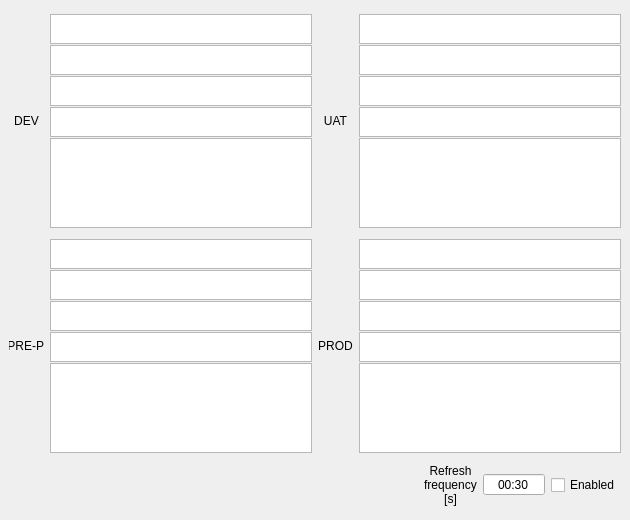
<?xml version="1.0" encoding="UTF-8"?>
<ui version="4.0">
 <class>MainWindow</class>
 <widget class="QMainWindow" name="MainWindow">
  <property name="geometry">
   <rect>
    <x>0</x>
    <y>0</y>
    <width>630</width>
    <height>520</height>
   </rect>
  </property>
  <property name="sizePolicy">
   <sizepolicy hsizetype="Fixed" vsizetype="Fixed">
    <horstretch>0</horstretch>
    <verstretch>0</verstretch>
   </sizepolicy>
  </property>
  <property name="minimumSize">
   <size>
    <width>630</width>
    <height>520</height>
   </size>
  </property>
  <property name="maximumSize">
   <size>
    <width>630</width>
    <height>520</height>
   </size>
  </property>
  <property name="windowTitle">
   <string>Pipeline statuses</string>
  </property>
  <property name="windowIcon">
   <iconset>
    <normaloff>logo.png</normaloff>logo.png</iconset>
  </property>
  <widget class="QWidget" name="gridLayoutWidget">
   <layout class="QGridLayout" name="gridLayout">
    <item row="1" column="0">
     <layout class="QHBoxLayout" name="horizontalLayout_7">
      <property name="sizeConstraint">
       <enum>QLayout::SetFixedSize</enum>
      </property>
      <item>
       <widget class="QLabel" name="label_3">
        <property name="sizePolicy">
         <sizepolicy hsizetype="Fixed" vsizetype="Fixed">
          <horstretch>0</horstretch>
          <verstretch>0</verstretch>
         </sizepolicy>
        </property>
        <property name="minimumSize">
         <size>
          <width>35</width>
          <height>0</height>
         </size>
        </property>
        <property name="maximumSize">
         <size>
          <width>35</width>
          <height>16777215</height>
         </size>
        </property>
        <property name="text">
         <string>PRE-P</string>
        </property>
        <property name="alignment">
         <set>Qt::AlignRight|Qt::AlignTrailing|Qt::AlignVCenter</set>
        </property>
       </widget>
      </item>
      <item>
       <layout class="QVBoxLayout" name="verticalLayout_6">
        <property name="spacing">
         <number>1</number>
        </property>
        <property name="sizeConstraint">
         <enum>QLayout::SetDefaultConstraint</enum>
        </property>
        <item>
         <widget class="QTextBrowser" name="pprodTimestamp">
          <property name="enabled">
           <bool>true</bool>
          </property>
          <property name="sizePolicy">
           <sizepolicy hsizetype="Expanding" vsizetype="Fixed">
            <horstretch>0</horstretch>
            <verstretch>0</verstretch>
           </sizepolicy>
          </property>
          <property name="maximumSize">
           <size>
            <width>16777215</width>
            <height>30</height>
           </size>
          </property>
         </widget>
        </item>
        <item>
         <widget class="QTextBrowser" name="pprodSourceBranch">
          <property name="sizePolicy">
           <sizepolicy hsizetype="Expanding" vsizetype="Fixed">
            <horstretch>0</horstretch>
            <verstretch>0</verstretch>
           </sizepolicy>
          </property>
          <property name="maximumSize">
           <size>
            <width>16777215</width>
            <height>30</height>
           </size>
          </property>
         </widget>
        </item>
        <item>
         <widget class="QTextBrowser" name="pprodAuthor">
          <property name="sizePolicy">
           <sizepolicy hsizetype="Expanding" vsizetype="Fixed">
            <horstretch>0</horstretch>
            <verstretch>0</verstretch>
           </sizepolicy>
          </property>
          <property name="maximumSize">
           <size>
            <width>16777215</width>
            <height>30</height>
           </size>
          </property>
         </widget>
        </item>
        <item>
         <widget class="QTextBrowser" name="pprodJenkinsNumber">
          <property name="sizePolicy">
           <sizepolicy hsizetype="Expanding" vsizetype="Fixed">
            <horstretch>0</horstretch>
            <verstretch>0</verstretch>
           </sizepolicy>
          </property>
          <property name="maximumSize">
           <size>
            <width>16777215</width>
            <height>30</height>
           </size>
          </property>
         </widget>
        </item>
        <item>
         <widget class="QTextBrowser" name="pprodCommitMessage">
          <property name="sizePolicy">
           <sizepolicy hsizetype="Expanding" vsizetype="Fixed">
            <horstretch>0</horstretch>
            <verstretch>0</verstretch>
           </sizepolicy>
          </property>
          <property name="minimumSize">
           <size>
            <width>0</width>
            <height>90</height>
           </size>
          </property>
          <property name="maximumSize">
           <size>
            <width>16777215</width>
            <height>90</height>
           </size>
          </property>
         </widget>
        </item>
       </layout>
      </item>
     </layout>
    </item>
    <item row="1" column="1">
     <layout class="QHBoxLayout" name="horizontalLayout_8">
      <property name="sizeConstraint">
       <enum>QLayout::SetFixedSize</enum>
      </property>
      <item>
       <widget class="QLabel" name="label_4">
        <property name="sizePolicy">
         <sizepolicy hsizetype="Fixed" vsizetype="Fixed">
          <horstretch>0</horstretch>
          <verstretch>0</verstretch>
         </sizepolicy>
        </property>
        <property name="minimumSize">
         <size>
          <width>35</width>
          <height>0</height>
         </size>
        </property>
        <property name="text">
         <string>PROD</string>
        </property>
        <property name="alignment">
         <set>Qt::AlignCenter</set>
        </property>
       </widget>
      </item>
      <item>
       <layout class="QVBoxLayout" name="verticalLayout_7">
        <property name="spacing">
         <number>1</number>
        </property>
        <property name="sizeConstraint">
         <enum>QLayout::SetDefaultConstraint</enum>
        </property>
        <item>
         <widget class="QTextBrowser" name="prodTimestamp">
          <property name="enabled">
           <bool>true</bool>
          </property>
          <property name="sizePolicy">
           <sizepolicy hsizetype="Expanding" vsizetype="Fixed">
            <horstretch>0</horstretch>
            <verstretch>0</verstretch>
           </sizepolicy>
          </property>
          <property name="maximumSize">
           <size>
            <width>16777215</width>
            <height>30</height>
           </size>
          </property>
         </widget>
        </item>
        <item>
         <widget class="QTextBrowser" name="prodSourceBranch">
          <property name="sizePolicy">
           <sizepolicy hsizetype="Expanding" vsizetype="Fixed">
            <horstretch>0</horstretch>
            <verstretch>0</verstretch>
           </sizepolicy>
          </property>
          <property name="maximumSize">
           <size>
            <width>16777215</width>
            <height>30</height>
           </size>
          </property>
         </widget>
        </item>
        <item>
         <widget class="QTextBrowser" name="prodAuthor">
          <property name="sizePolicy">
           <sizepolicy hsizetype="Expanding" vsizetype="Fixed">
            <horstretch>0</horstretch>
            <verstretch>0</verstretch>
           </sizepolicy>
          </property>
          <property name="maximumSize">
           <size>
            <width>16777215</width>
            <height>30</height>
           </size>
          </property>
         </widget>
        </item>
        <item>
         <widget class="QTextBrowser" name="prodJenkinsNumber">
          <property name="sizePolicy">
           <sizepolicy hsizetype="Expanding" vsizetype="Fixed">
            <horstretch>0</horstretch>
            <verstretch>0</verstretch>
           </sizepolicy>
          </property>
          <property name="maximumSize">
           <size>
            <width>16777215</width>
            <height>30</height>
           </size>
          </property>
         </widget>
        </item>
        <item>
         <widget class="QTextBrowser" name="prodCommitMessage">
          <property name="sizePolicy">
           <sizepolicy hsizetype="Expanding" vsizetype="Fixed">
            <horstretch>0</horstretch>
            <verstretch>0</verstretch>
           </sizepolicy>
          </property>
          <property name="minimumSize">
           <size>
            <width>0</width>
            <height>90</height>
           </size>
          </property>
          <property name="maximumSize">
           <size>
            <width>16777215</width>
            <height>90</height>
           </size>
          </property>
         </widget>
        </item>
       </layout>
      </item>
     </layout>
    </item>
    <item row="0" column="1">
     <layout class="QHBoxLayout" name="horizontalLayout_6">
      <property name="sizeConstraint">
       <enum>QLayout::SetFixedSize</enum>
      </property>
      <item>
       <widget class="QLabel" name="label_2">
        <property name="sizePolicy">
         <sizepolicy hsizetype="Fixed" vsizetype="Fixed">
          <horstretch>0</horstretch>
          <verstretch>0</verstretch>
         </sizepolicy>
        </property>
        <property name="minimumSize">
         <size>
          <width>35</width>
          <height>0</height>
         </size>
        </property>
        <property name="text">
         <string>UAT</string>
        </property>
        <property name="alignment">
         <set>Qt::AlignCenter</set>
        </property>
       </widget>
      </item>
      <item>
       <layout class="QVBoxLayout" name="verticalLayout_5">
        <property name="spacing">
         <number>1</number>
        </property>
        <property name="sizeConstraint">
         <enum>QLayout::SetDefaultConstraint</enum>
        </property>
        <item>
         <widget class="QTextBrowser" name="uatTimestamp">
          <property name="enabled">
           <bool>true</bool>
          </property>
          <property name="sizePolicy">
           <sizepolicy hsizetype="Expanding" vsizetype="Fixed">
            <horstretch>0</horstretch>
            <verstretch>0</verstretch>
           </sizepolicy>
          </property>
          <property name="maximumSize">
           <size>
            <width>16777215</width>
            <height>30</height>
           </size>
          </property>
         </widget>
        </item>
        <item>
         <widget class="QTextBrowser" name="uatSourceBranch">
          <property name="sizePolicy">
           <sizepolicy hsizetype="Expanding" vsizetype="Fixed">
            <horstretch>0</horstretch>
            <verstretch>0</verstretch>
           </sizepolicy>
          </property>
          <property name="maximumSize">
           <size>
            <width>16777215</width>
            <height>30</height>
           </size>
          </property>
         </widget>
        </item>
        <item>
         <widget class="QTextBrowser" name="uatAuthor">
          <property name="sizePolicy">
           <sizepolicy hsizetype="Expanding" vsizetype="Fixed">
            <horstretch>0</horstretch>
            <verstretch>0</verstretch>
           </sizepolicy>
          </property>
          <property name="maximumSize">
           <size>
            <width>16777215</width>
            <height>30</height>
           </size>
          </property>
         </widget>
        </item>
        <item>
         <widget class="QTextBrowser" name="uatJenkinsNumber">
          <property name="sizePolicy">
           <sizepolicy hsizetype="Expanding" vsizetype="Fixed">
            <horstretch>0</horstretch>
            <verstretch>0</verstretch>
           </sizepolicy>
          </property>
          <property name="maximumSize">
           <size>
            <width>16777215</width>
            <height>30</height>
           </size>
          </property>
         </widget>
        </item>
        <item>
         <widget class="QTextBrowser" name="uatCommitMessage">
          <property name="sizePolicy">
           <sizepolicy hsizetype="Expanding" vsizetype="Fixed">
            <horstretch>0</horstretch>
            <verstretch>0</verstretch>
           </sizepolicy>
          </property>
          <property name="minimumSize">
           <size>
            <width>0</width>
            <height>90</height>
           </size>
          </property>
          <property name="maximumSize">
           <size>
            <width>16777215</width>
            <height>90</height>
           </size>
          </property>
         </widget>
        </item>
       </layout>
      </item>
     </layout>
    </item>
    <item row="0" column="0">
     <layout class="QHBoxLayout" name="horizontalLayout_5">
      <property name="sizeConstraint">
       <enum>QLayout::SetFixedSize</enum>
      </property>
      <item>
       <widget class="QLabel" name="label">
        <property name="sizePolicy">
         <sizepolicy hsizetype="Fixed" vsizetype="Fixed">
          <horstretch>0</horstretch>
          <verstretch>0</verstretch>
         </sizepolicy>
        </property>
        <property name="minimumSize">
         <size>
          <width>35</width>
          <height>0</height>
         </size>
        </property>
        <property name="text">
         <string>DEV</string>
        </property>
        <property name="alignment">
         <set>Qt::AlignCenter</set>
        </property>
       </widget>
      </item>
      <item>
       <layout class="QVBoxLayout" name="verticalLayout_4">
        <property name="spacing">
         <number>1</number>
        </property>
        <property name="sizeConstraint">
         <enum>QLayout::SetDefaultConstraint</enum>
        </property>
        <item>
         <widget class="QTextBrowser" name="devTimestamp">
          <property name="enabled">
           <bool>true</bool>
          </property>
          <property name="sizePolicy">
           <sizepolicy hsizetype="Expanding" vsizetype="Fixed">
            <horstretch>0</horstretch>
            <verstretch>0</verstretch>
           </sizepolicy>
          </property>
          <property name="maximumSize">
           <size>
            <width>16777215</width>
            <height>30</height>
           </size>
          </property>
         </widget>
        </item>
        <item>
         <widget class="QTextBrowser" name="devSourceBranch">
          <property name="sizePolicy">
           <sizepolicy hsizetype="Expanding" vsizetype="Fixed">
            <horstretch>0</horstretch>
            <verstretch>0</verstretch>
           </sizepolicy>
          </property>
          <property name="maximumSize">
           <size>
            <width>16777215</width>
            <height>30</height>
           </size>
          </property>
         </widget>
        </item>
        <item>
         <widget class="QTextBrowser" name="devAuthor">
          <property name="sizePolicy">
           <sizepolicy hsizetype="Expanding" vsizetype="Fixed">
            <horstretch>0</horstretch>
            <verstretch>0</verstretch>
           </sizepolicy>
          </property>
          <property name="maximumSize">
           <size>
            <width>16777215</width>
            <height>30</height>
           </size>
          </property>
         </widget>
        </item>
        <item>
         <widget class="QTextBrowser" name="devJenkinsNumber">
          <property name="sizePolicy">
           <sizepolicy hsizetype="Expanding" vsizetype="Fixed">
            <horstretch>0</horstretch>
            <verstretch>0</verstretch>
           </sizepolicy>
          </property>
          <property name="maximumSize">
           <size>
            <width>16777215</width>
            <height>30</height>
           </size>
          </property>
         </widget>
        </item>
        <item>
         <widget class="QTextBrowser" name="devCommitMessage">
          <property name="sizePolicy">
           <sizepolicy hsizetype="Expanding" vsizetype="Fixed">
            <horstretch>0</horstretch>
            <verstretch>0</verstretch>
           </sizepolicy>
          </property>
          <property name="minimumSize">
           <size>
            <width>0</width>
            <height>90</height>
           </size>
          </property>
          <property name="maximumSize">
           <size>
            <width>16777215</width>
            <height>90</height>
           </size>
          </property>
         </widget>
        </item>
       </layout>
      </item>
     </layout>
    </item>
    <item row="2" column="1">
     <layout class="QHBoxLayout" name="horizontalLayout_11">
      <item>
       <spacer name="horizontalSpacer">
        <property name="orientation">
         <enum>Qt::Horizontal</enum>
        </property>
        <property name="sizeHint" stdset="0">
         <size>
          <width>40</width>
          <height>20</height>
         </size>
        </property>
       </spacer>
      </item>
      <item>
       <widget class="QLabel" name="label_8">
        <property name="frameShape">
         <enum>QFrame::NoFrame</enum>
        </property>
        <property name="text">
         <string>&lt;html&gt;&lt;head/&gt;&lt;body&gt;&lt;p align=&quot;center&quot;&gt;Refresh&lt;br/&gt;frequency&lt;br/&gt;[s]&lt;/p&gt;&lt;/body&gt;&lt;/html&gt;</string>
        </property>
       </widget>
      </item>
      <item>
       <layout class="QVBoxLayout" name="verticalLayout_3">
        <property name="spacing">
         <number>0</number>
        </property>
        <item>
         <widget class="QTimeEdit" name="updateFreq">
          <property name="sizePolicy">
           <sizepolicy hsizetype="Fixed" vsizetype="Fixed">
            <horstretch>0</horstretch>
            <verstretch>0</verstretch>
           </sizepolicy>
          </property>
          <property name="minimumSize">
           <size>
            <width>62</width>
            <height>23</height>
           </size>
          </property>
          <property name="maximumSize">
           <size>
            <width>62</width>
            <height>23</height>
           </size>
          </property>
          <property name="alignment">
           <set>Qt::AlignCenter</set>
          </property>
          <property name="buttonSymbols">
           <enum>QAbstractSpinBox::NoButtons</enum>
          </property>
          <property name="maximumTime">
           <time>
            <hour>0</hour>
            <minute>59</minute>
            <second>59</second>
           </time>
          </property>
          <property name="minimumTime">
           <time>
            <hour>0</hour>
            <minute>0</minute>
            <second>30</second>
           </time>
          </property>
          <property name="displayFormat">
           <string>mm:ss</string>
          </property>
         </widget>
        </item>
       </layout>
      </item>
      <item>
       <widget class="QCheckBox" name="timerEnabled">
        <property name="text">
         <string>Enabled</string>
        </property>
        <property name="tristate">
         <bool>false</bool>
        </property>
       </widget>
      </item>
     </layout>
    </item>
   </layout>
  </widget>
 </widget>
 <resources/>
 <connections/>
</ui>
